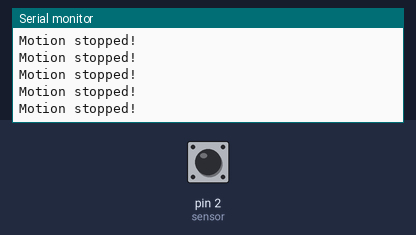
Bench run of a sketch on a simulated Arduino Uno, built with avr-gcc and run on an emulated ATmega328P. Shown: the last lines printed to the serial monitor. Inputs (shaded band) come from the test bench; at power-on: pin 2 (sensor) LOW.

Above: at 1.2 s.
1.3 s: pin 2 (sensor) driven HIGH
At 2.4 s:
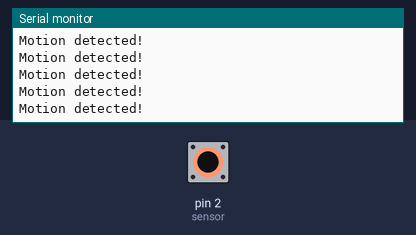
3.2 s: pin 2 (sensor) driven LOW
At 4.1 s:
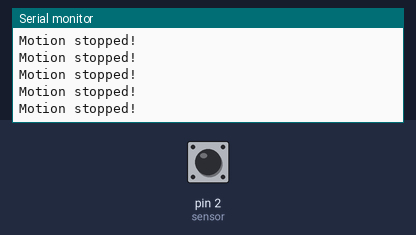
6.2 s: pin 2 (sensor) driven HIGH
At 7.3 s:
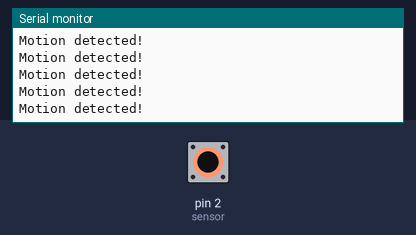
9.2 s: pin 2 (sensor) driven LOW
At 10.0 s:
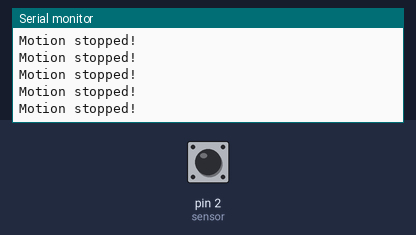
12.2 s: pin 2 (sensor) pulsed HIGH 2 times (0.12 s each, 0.3 s apart)
15.8 s: pin 2 (sensor) driven HIGH
At 16.8 s:
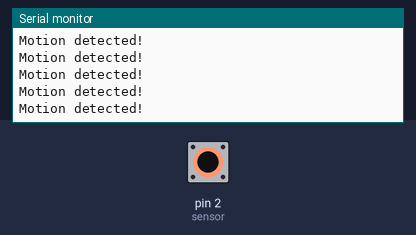

Measured:
- after the input at 1.3 s, the serial monitor: prints a new line after 0.08 s (image 1)
- after the input at 15.8 s, the serial monitor: prints a new line after 0.08 s (image 5)

The sketch:

pir_sensor1.ino
```cpp
int sensor = 2;              // the pin that the sensor is atteched to
int val = 0;                 // variable to store the sensor status (value)

void setup() {
  pinMode(sensor, INPUT);    // initialize sensor as an input
  Serial.begin(9600);        // initialize serial
}

void loop(){
  val = digitalRead(sensor);   // read sensor value
  if (val == HIGH) {           // check if the sensor is HIGH
      Serial.println("Motion detected!");
  }
  else {
        Serial.println("Motion stopped!");
  }
}
```
